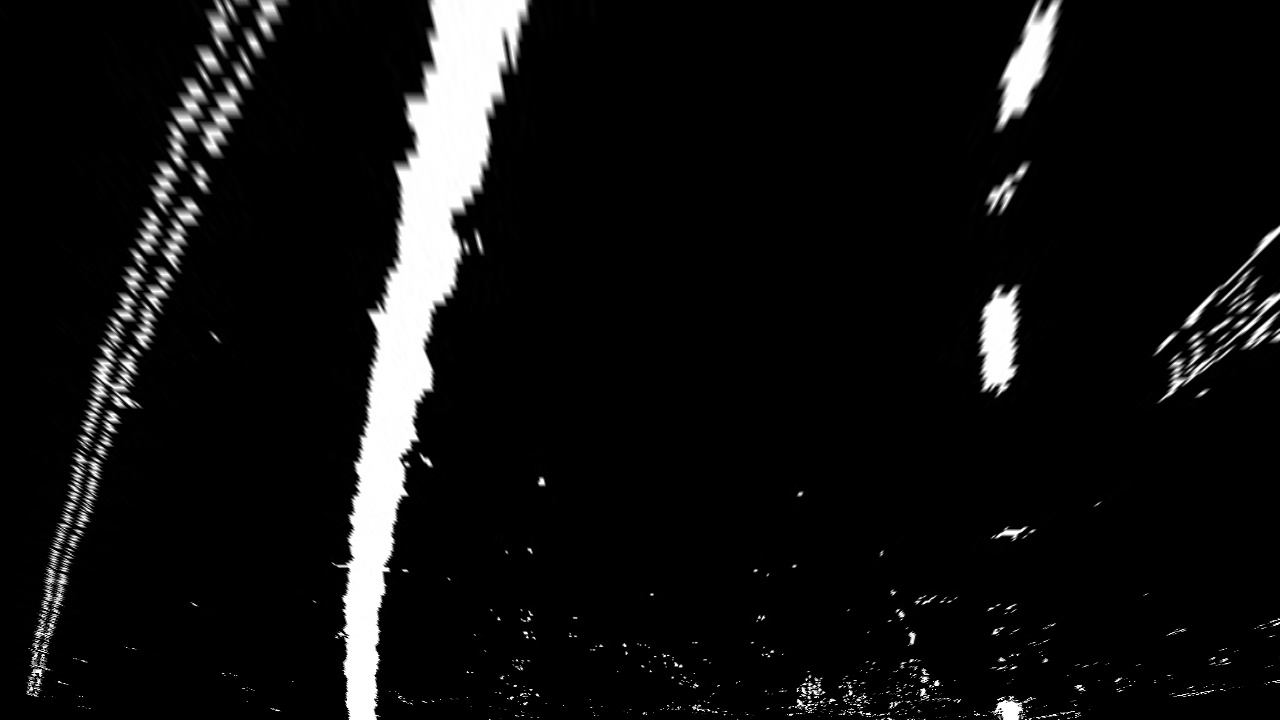
#> input picture output_images/Warped_test1.jpg, 1280 x 720 px; its folder holds only this picture in this run
$ python lane_det_poly_fit.py   (older library calls are emulated)
#> lines starting #> are read from the running program, lines starting #| are printed output that depends on the picture; after the words box and inside, x2 and y2 are one past the last pixel; in counts of white or black regions, pixels touching at a corner belong together
import pickle
import cv2
import numpy as np
from matplotlib import pyplot as plt
import glob

dist_pickle = pickle.load( open ("camera_cal/calibration_pickle.p","rb"))
#> (reads camera_cal/calibration_pickle.p from the repository)
mtx = dist_pickle["mtx"]
dist = dist_pickle["dist"]

#Function to detect the lane line pixels
def lane_detct_sliding_windows(img):
	#Process only the lines on the bottom half because lane lines are vertical nearest to car
	below_half = img[img.shape[0]//2:,:]
	#Detect peaks in the bottom half of image histogram
	histogram = np.sum(below_half, axis = 0)
	# [5 lines of commented-out code are left out]
	img_out = np.copy(img)
	# cv2.imshow('image',img)
	# cv2.waitKey(0)
	# cv2.destroyAllWindows()
	#Detect the left and right peaks in the histogram
	mid_hist = np.int(histogram.shape[0]//2)
	#Starting point of the left side
	left_start = np.argmax(histogram[:mid_hist]) // 3
	#print(left_start)
	#Starting point of the right side
	right_start = np.argmax(histogram[mid_hist:]) // 3 + mid_hist
	#print(right_start)

	#Definging the hyper parameters of sliding windows
	#Number of sliding windows
	nwindows = 9
	#Width of the windows margin
	margin_width = 100
	#Minimum number of pixels required to recenter window
	pix_min = 50
	#Height of window based on image height and number of windows
	img_height = img.shape[0]
	window_height = np.int(img_height // nwindows)

	#Detect the non-zero pixels in x and y direction
	nonzero_img = img.nonzero()
	nonzero_img_x = np.array(nonzero_img[1])
	nonzero_img_y = np.array(nonzero_img[0])

	#Current positions of window to be updated for each iteration
	left_x_current = left_start
	right_x_current = right_start

	#Array initialization for left and right pixel indices
	left_lane_indcs = []
	right_lane_indcs = []

	#Iterate through each windows
	for window in range(nwindows):
		#Detect the boundaries for x and y in both left and right directions
		win_y_low = img_height - (window+1)*window_height
		win_y_high = img_height - window*window_height
		win_x_left_low = left_x_current - margin_width
		win_x_left_high = left_x_current + margin_width
		win_x_right_low = right_x_current - margin_width
		win_x_right_high = right_x_current + margin_width

		#Drwaing slinding windows for visualization
		color_window = (0,255,0)
		thickness = 2
		start_point_left = (win_x_left_low,win_y_low)
		end_point_left = (win_x_left_high,win_y_high)
		start_point_right = (win_x_right_low,win_y_low)
		end_point_right = (win_x_right_high,win_y_high)
		#Left side window
		cv2.rectangle(img_out,start_point_left,end_point_left,color_window,thickness)
		#Right side window
		cv2.rectangle(img_out,start_point_right,end_point_right,color_window,thickness)

		#Detection of nonzero pixels in x and y inside the window
		non_zero_window_y = (nonzero_img_y >= win_y_low) & (nonzero_img_y < win_y_high)
		non_zero_window_x_left = (nonzero_img_x >= win_x_left_low) & (nonzero_img_x < win_x_left_high)
		non_zero_window_x_right = (nonzero_img_x >= win_x_right_low) & (nonzero_img_x < win_x_right_high)
		left_det_indcs = ((non_zero_window_y) & (non_zero_window_x_left)).nonzero()[0]
		right_det_indcs = ((non_zero_window_y) & (non_zero_window_x_right)).nonzero()[0]

		#Update the detected indices to the lists defined
		left_lane_indcs.append(left_det_indcs)
		right_lane_indcs.append(right_det_indcs)

		#If non zero pixels detced greater than the minimum pixels recenter next window on thier mean position
		if len(left_det_indcs) > pix_min:
			left_x_current = np.int(np.mean(nonzero_img_x[left_det_indcs]))
		if len(right_det_indcs) > pix_min:
			right_x_current = np.int(np.mean(nonzero_img_x[right_det_indcs]))

	#Concatenate the array of indices
	left_lane_indcs = np.concatenate(left_lane_indcs)
	right_lane_indcs = np.concatenate(right_lane_indcs)

	#Extract the left and right pixel positions
	left_x = nonzero_img_x[left_lane_indcs]
	left_y = nonzero_img_y[left_lane_indcs]
	right_x = nonzero_img_x[right_lane_indcs]
	right_y = nonzero_img_y[right_lane_indcs]

	return left_x, left_y, right_x, right_y, img_out

def polynomial_fitting(img):
	#Detect the lane pixels
	left_x, left_y, right_x, right_y, img_out = lane_detct_sliding_windows(img)
	#Fitting a second order polynomial
	left_poly_fit = np.polyfit(left_y, left_x, 2)
	right_poly_fit = np.polyfit(right_y, right_x, 2)

	#Generate x and y values for plotting
	img_height = img.shape[0]
	y_plot = np.linspace(0,img_height-1, img_height)
	try:
		left_poly_fit_x = left_poly_fit[0]*y_plot**2 + left_poly_fit[1]*y_plot + left_poly_fit[2]
		right_poly_fit_x = right_poly_fit[0]*y_plot**2 + right_poly_fit[1]*y_plot + right_poly_fit[2]
	except TypeError:
		print ('The function failed to fit a polynomial')
		left_poly_fit_x = 1*y_plot**2 + 1*y_plot
		right_poly_fit_x = 1*y_plot**2 + 1*y_plot

	#Visualization of fit polynomials
	# Colors in the left and right lane regions
	img_out[left_y, left_x] = [255, 0, 0]
	img_out[right_y, right_x] = [0, 0, 255]

	# [13 lines of commented-out code are left out]

	return left_poly_fit_x,right_poly_fit_x,y_plot,img_out

#Function to find the radius of curvature
def radius_of_curvature(img):
    # Define conversions in x and y from pixels space to meters
    # meters per pixel in y dimension
    ym_per_pix = 30/720
    # meters per pixel in x dimension
    xm_per_pix = 3.7/700
    #Detect the left side and right side points using the polynomial fit function
    left_poly_fit_x,right_poly_fit_x,y_plot,img_poly = polynomial_fitting(img)
    #Fitting new polynomials into real world space
    left_fit_cr = np.polyfit(y_plot*ym_per_pix, left_poly_fit_x*xm_per_pix, 2)
    right_fit_cr = np.polyfit(y_plot*ym_per_pix, right_poly_fit_x*xm_per_pix, 2)

    #Finding the maximum value of y based on bottom of image
    y_plot_max = np.max(y_plot)
    # Calculation of R_curve (radius of curvature)
    left_rad_curve = ((1 + (2*left_fit_cr[0]*y_plot_max*ym_per_pix + left_fit_cr[1])**2)**1.5) / np.absolute(2*left_fit_cr[0])
    right_rad_curve = ((1 + (2*right_fit_cr[0]*y_plot_max*ym_per_pix + right_fit_cr[1])**2)**1.5) / np.absolute(2*right_fit_cr[0])
    curvature_rad = (left_rad_curve + right_rad_curve) // 2
    # print (left_rad_curve)
    # print (right_rad_curve)
    return curvature_rad

#Function to draw the lanes
def draw_lanes(img):
	img_out = np.zeros_like(img)
	#Detect the left side and right side points using the polynomial fit function
	left_poly_fit_x,right_poly_fit_x,y_plot,img_poly = polynomial_fitting(img)
	#Width of image
	camera_center = img.shape[1] // 2
	# meters per pixel in y dimension
	ym_per_pix = 30/720
	# meters per pixel in x dimension
	xm_per_pix = 3.7/700
	#Calculate the middle point
	pts_middle_x = (left_poly_fit_x + right_poly_fit_x)//2
	#Calcualte the left and right points for the lane
	pts_left = np.array([np.flipud(np.transpose(np.vstack([left_poly_fit_x, y_plot])))])
	pts_right = np.array([np.transpose(np.vstack([right_poly_fit_x, y_plot]))])
	pts_middle = np.array([np.flipud(np.transpose(np.vstack([(pts_middle_x), y_plot])))])
	pts = np.hstack((pts_left, pts_right))
	# Drawing the left lane
	cv2.polylines(img_out, np.int_([pts_left]), isClosed=False, color=(255,0,0), thickness = 40)
	# Drawing the left lane
	cv2.polylines(img_out, np.int_([pts_right]), isClosed=False, color=(0,0,255), thickness = 40)
	#Filling the middle of the lane
	cv2.fillPoly(img_out, np.int_([pts]), (0,255,0))

	#Printing Radius of curvature and  into the final image
	curvature = round(radius_of_curvature(img),3)
	#cv2.putText(img_out, 'Radius of curvature = '+str(curvature)+'m', (40,70), cv2.FONT_HERSHEY_SIMPLEX, 1.5, (255,255,255), 2, cv2.LINE_AA)
	#Printing distance to middle into the final image
	diff_center = round(((pts_middle_x[1] - camera_center)*xm_per_pix),3)
	#cv2.putText(img_out, 'Distance from center = '+str(diff_center)+'m', (40,120), cv2.FONT_HERSHEY_SIMPLEX, 1.5, (255,255,255), 2, cv2.LINE_AA)
	return img_out


#Import the Warped Images
images = glob.glob('./output_images/Warped_test*.jpg')

#Iterate through the images and detect the lane and perform a ploynomial fit
for idx, fname in enumerate(images):
	#Pull in the Undistorted images for processing
	img = cv2.imread(fname)
#> img is the input picture: shape (720, 1280, 3); min 0, max 255, mean 17.5
	img_cpy = np.copy(img)

	#Print the currently processing image
	print ('Currently processing image', fname)
	left_poly_fit_x,right_poly_fit_x,y_plot,img_out = polynomial_fitting(img)
#> in lane_detct_sliding_windows, `below_half = img[img.shape[0]//2:,:]`:
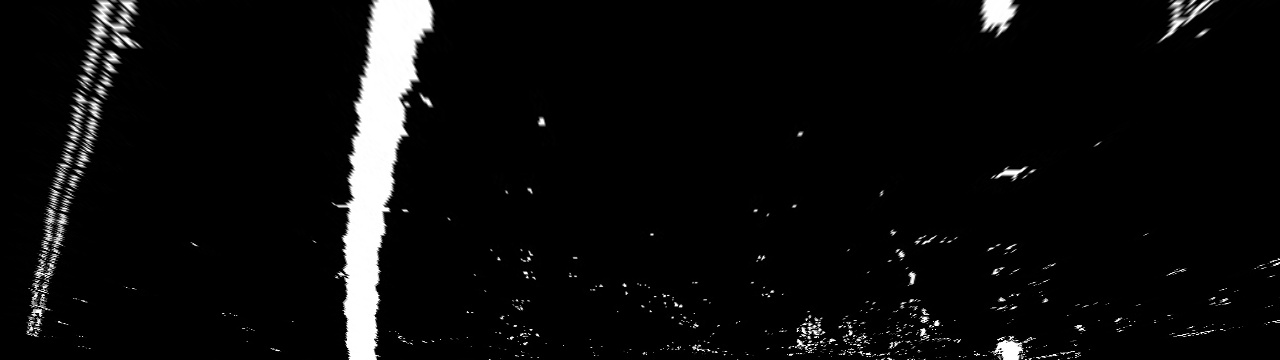
#> below_half: shape (360, 1280, 3); min 0, max 255, mean 12.6
#> in lane_detct_sliding_windows, `histogram = np.sum(below_half, axis = 0)`: histogram = 1280 rows, first 8: [2, 2, 2], [2, 2, 2], [2, 2, 2], [2, 2, 2], [4, 4, 4], [4, 4, 4], [4, 4, 4], [5, 5, 5]
#> in lane_detct_sliding_windows, `left_start = np.argmax(histogram[:mid_hist]) // 3`: left_start = 373
#> in lane_detct_sliding_windows, `right_start = np.argmax(histogram[mid_hist:]) // 3 + mid_hist`: right_start = 1004
#> in lane_detct_sliding_windows, `left_x_current = left_start`: left_x_current = 373
#> in lane_detct_sliding_windows, `right_x_current = right_start`: right_x_current = 1004
#> the loop in lane_detct_sliding_windows, `for window in range(nwindows):` made 9 passes
#> (win_x_left_low, win_x_left_high, win_x_right_low, win_x_right_high, start_point_left, end_point_left, start_point_right, end_point_right) on passes 1 to 9: (273, 473, 904, 1104, (273, 640), (473, 720), (904, 640), (1104, 720)), (269, 469, 893, 1093, (269, 560), (469, 640), (893, 560), (1093, 640)), (263, 463, 867, 1067, (263, 480), (463, 560), (867, 480), (1067, 560)), (273, 473, 898, 1098, (273, 400), (473, 480), (898, 400), (1098, 480)), (288, 488, 880, 1080, (288, 320), (488, 400), (880, 320), (1080, 400)), (298, 498, 894, 1094, (298, 240), (498, 320), (894, 240), (1094, 320)), (319, 519, 907, 1107, (319, 160), (519, 240), (907, 160), (1107, 240)), (343, 543, 899, 1099, (343, 80), (543, 160), (899, 80), (1099, 160)), (360, 560, 910, 1110, (360, 0), (560, 80), (910, 0), (1110, 80))
#> after the loop in lane_detct_sliding_windows, `for window in range(nwindows):`:
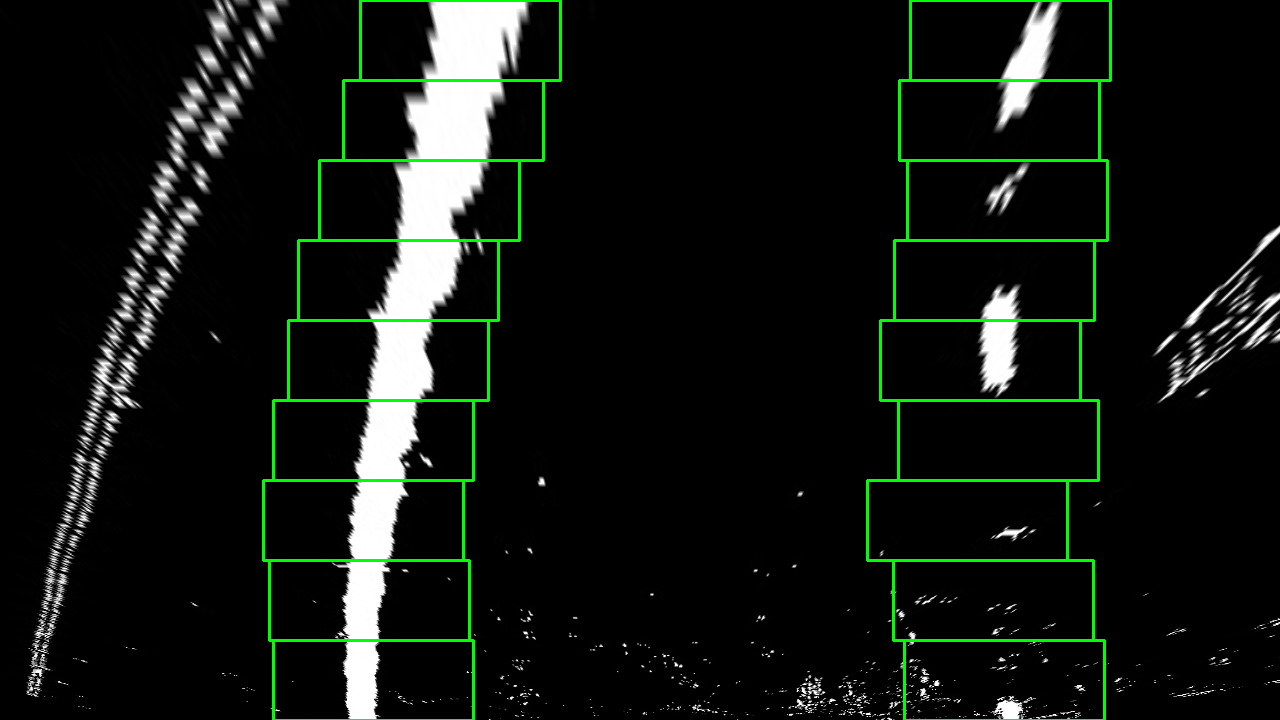
#> img_out: shape (720, 1280, 3); 2.17% of pixels changed, all inside (x1, y1, x2, y2) = (262, 0, 1112, 720)
#> after the loop in lane_detct_sliding_windows, `for window in range(nwindows):`: left_lane_indcs = 9 items
#> in polynomial_fitting, `left_poly_fit = np.polyfit(left_y, left_x, 2)`: left_poly_fit = [0.000137, -0.278, 485.7]
#> in polynomial_fitting, `right_poly_fit = np.polyfit(right_y, right_x, 2)`: right_poly_fit = [0.000195, -0.21, 1041.7]
#> in polynomial_fitting, `left_poly_fit_x = left_poly_fit[0]*y_plot**2 + left_poly_fit[1]*y_plot..`: left_poly_fit_x = 720 values, max 485.7 at index 0, min 356.8 at index 719, mean 409.5
#> in polynomial_fitting, `right_poly_fit_x = right_poly_fit[0]*y_plot**2 + right_poly_fit[1]*y_p..`: right_poly_fit_x = 720 values, max 1041.7 at index 0, min 985.3 at index 538, mean 999.9
#> in polynomial_fitting, `img_out[right_y, right_x] = [0, 0, 255]`:
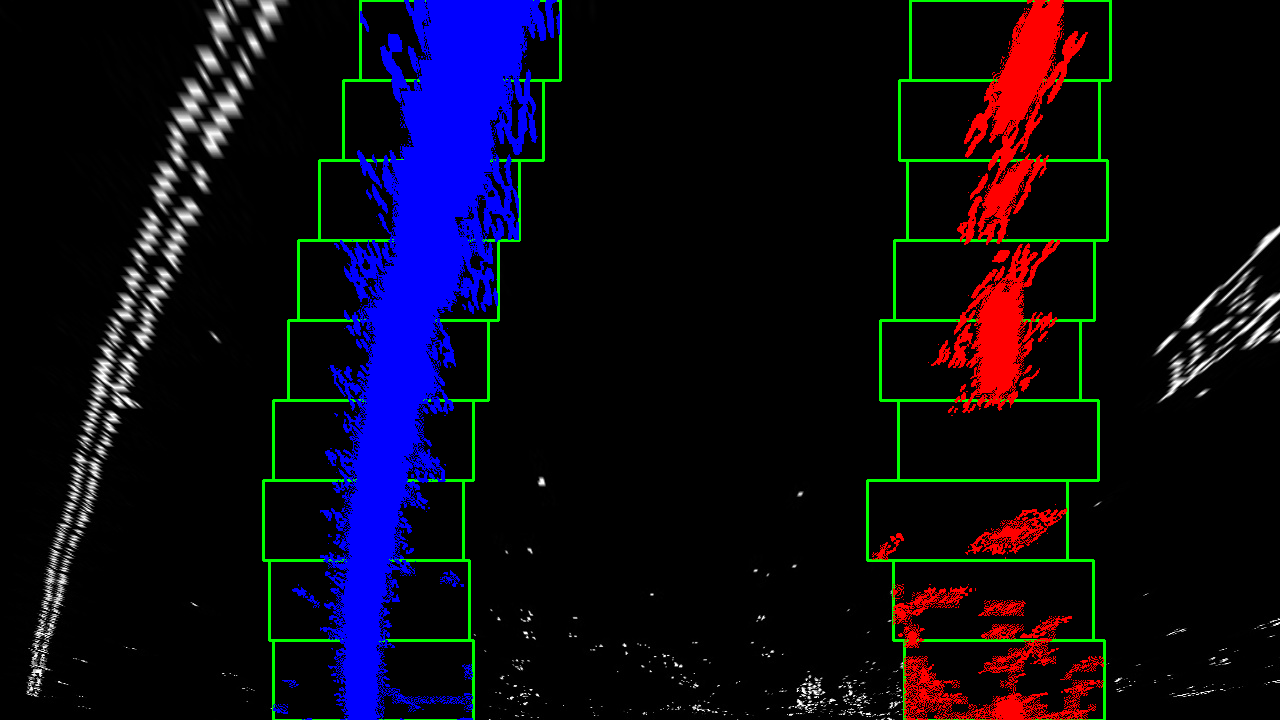
#> img_out: shape (720, 1280, 3); mean B, G, R 21.9, 8.5, 11.7
#> y_plot = 720 values from 0 to 719
	sliding_windows = img_out
	print_name_sw = './output_images/Lane_Detec_slide_test'+str(idx+1)+'.jpg'
	cv2.imwrite(print_name_sw, sliding_windows)
	lane_poly_fit = draw_lanes(img)
#> the loop in lane_detct_sliding_windows (call 2), `for window in range(nwindows):` made 9 passes
#> in draw_lanes, `pts_middle_x = (left_poly_fit_x + right_poly_fit_x)//2`: pts_middle_x = 720 values, max 763 at index 0, min 674 at index 664, mean 704.2
#> in draw_lanes, `pts_left = np.array([np.flipud(np.transpose(np.vstack([left_poly_fit_x..`: pts_left = 720 pairs, first value 356.8 to 485.7, second value 0 to 719
#> in draw_lanes, `pts_right = np.array([np.transpose(np.vstack([right_poly_fit_x, y_plot..`: pts_right = 720 pairs, first value 985.3 to 1041.7, second value 0 to 719
#> in draw_lanes, `pts_middle = np.array([np.flipud(np.transpose(np.vstack([(pts_middle_x..`: pts_middle = 720 pairs, first value 674 to 763, second value 0 to 719
#> in draw_lanes, `pts = np.hstack((pts_left, pts_right))`: pts = 1440 pairs, first value 356.8 to 1041.7, second value 0 to 719
#> in draw_lanes, `cv2.polylines(img_out, np.int_([pts_right]), isClosed=False, color=(0,..`:
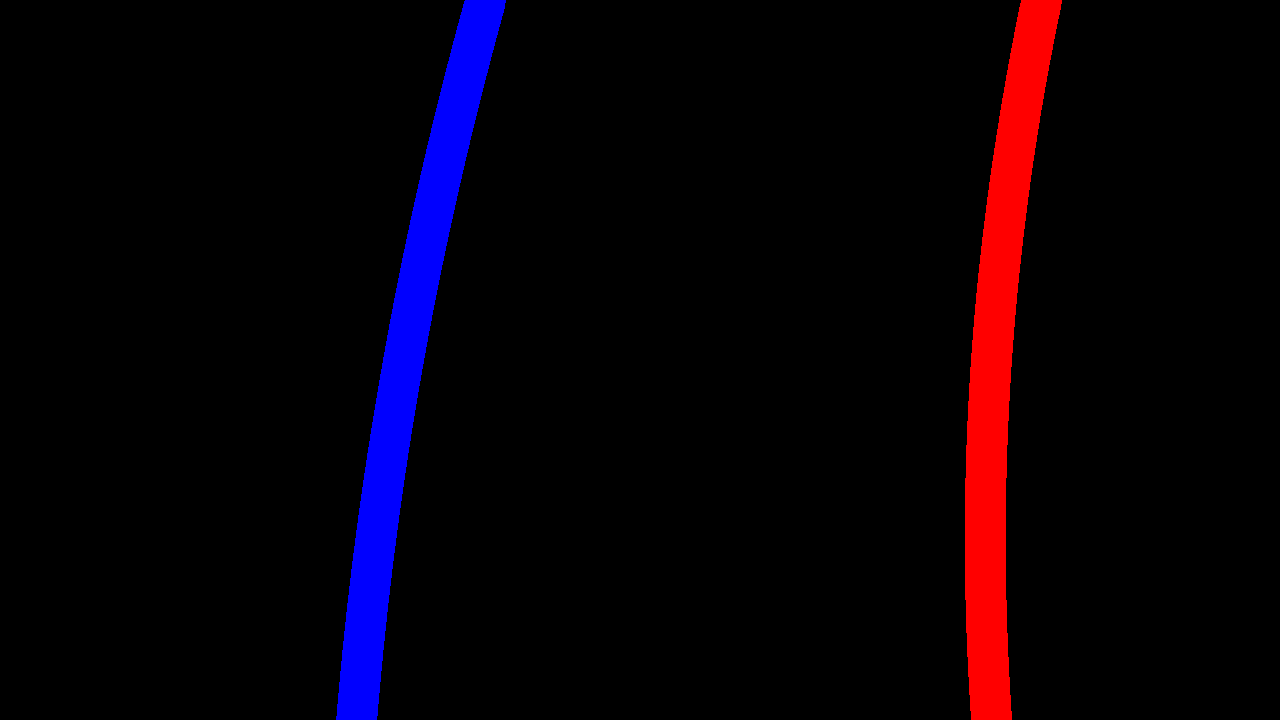
#> img_out: shape (720, 1280, 3); mean of channels 0, 1, 2 8.2, 0, 8.2; drawn as B, G, R
#> in draw_lanes, `cv2.fillPoly(img_out, np.int_([pts]), (0,255,0))`:
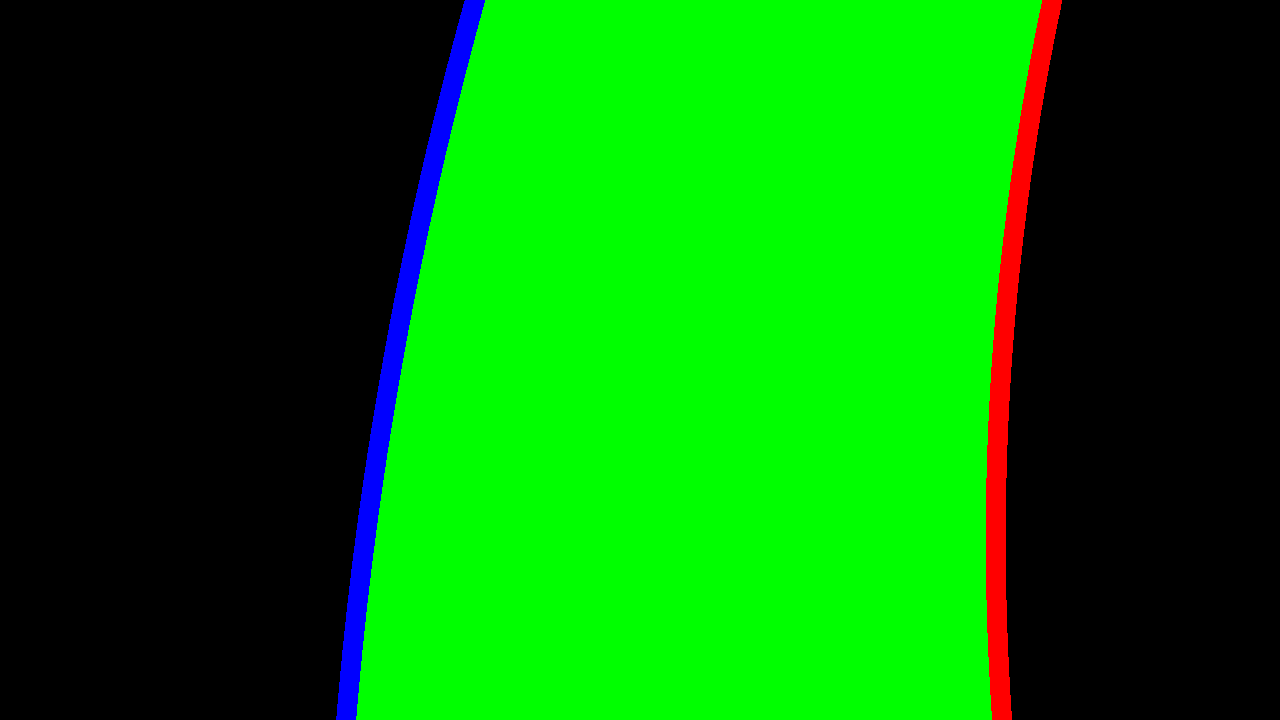
#> img_out: shape (720, 1280, 3); mean of channels 0, 1, 2 4, 117.8, 4; drawn as B, G, R
#> in radius_of_curvature, `left_poly_fit_x,right_poly_fit_x,y_plot,img_poly = polynomial_fitting(..`: y_plot = 720 values from 0 to 719
#> in radius_of_curvature, `left_fit_cr = np.polyfit(y_plot*ym_per_pix, left_poly_fit_x*xm_per_pix..`: left_fit_cr = [0.000416, -0.0352, 2.57]
#> in radius_of_curvature, `right_fit_cr = np.polyfit(y_plot*ym_per_pix, right_poly_fit_x*xm_per_p..`: right_fit_cr = [0.000592, -0.0266, 5.51]
#> in radius_of_curvature, `y_plot_max = np.max(y_plot)`: y_plot_max = 719
#> in radius_of_curvature, `left_rad_curve = ((1 + (2*left_fit_cr[0]*y_plot_max*ym_per_pix + left_..`: left_rad_curve = 1201.3
#> in radius_of_curvature, `right_rad_curve = ((1 + (2*right_fit_cr[0]*y_plot_max*ym_per_pix + rig..`: right_rad_curve = 844.2
#> in radius_of_curvature, `curvature_rad = (left_rad_curve + right_rad_curve) // 2`: curvature_rad = 1022
#> in draw_lanes, `diff_center = round(((pts_middle_x[1] - camera_center)*xm_per_pix),3)`: diff_center = 0.65
	rad_curve = radius_of_curvature(img)
#> rad_curve = 1022
	result = lane_poly_fit

	print_name = './output_images/Lane_Detec_warp_test'+str(idx+1)+'.jpg'
	cv2.imwrite(print_name, result)
